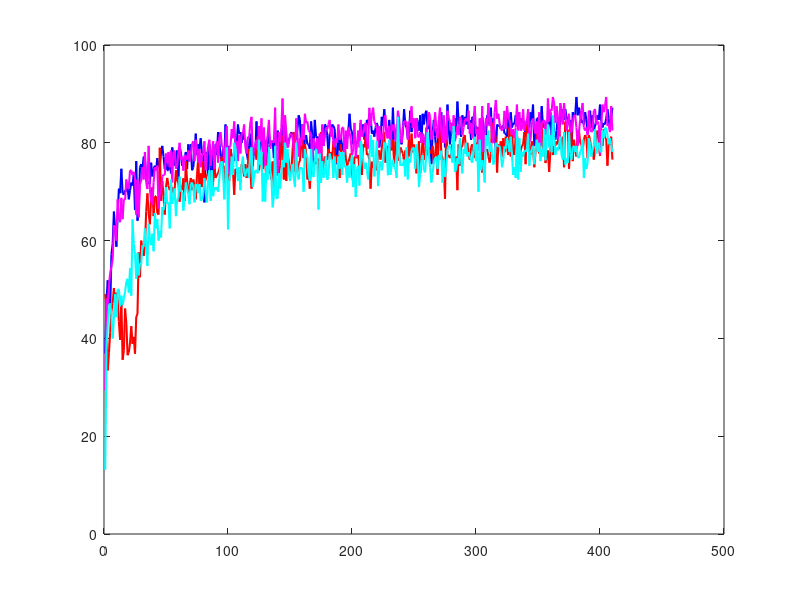

Source code (MATLAB): (Note: this script raises an error after producing the figure.)
clear all

% load data
load('OCT_accuracy_iid.mat')
% Baseline 1: CL
data_1 = OCT_accuracy_iid(:,1);
% Baseline 2: FL
data_2 = OCT_accuracy_iid(:,2);
% Sequential FedSL
data_3 = OCT_accuracy_iid(:,3);
% Parallel FedSL
data_4 = OCT_accuracy_iid(:,4);

% plot figure
figure

% draw curves with shadows
curve_1 = plot(data_1,'b-','Linewidth',1.5)
hold on
curve_2 = plot(data_2,'r-','Linewidth',1.5)
curve_3 = plot(data_3,'m-','Linewidth',1.5)
curve_4 = plot(data_4,'c-','Linewidth',1.5)

curve_1.Color(4) = 0.2;
curve_2.Color(4) = 0.2;
curve_3.Color(4) = 0.2;
curve_4.Color(4) = 0.2;

%%%%%%%%%%%%%%%%%%%%%%%%%%%%%

% draw mean curves
data_5 = average_data(data_1);
data_6 = average_data(data_2);
data_7 = average_data(data_3);
data_8 = average_data(data_4);

curve_5 = plot(data_5,'b-o','Linewidth',1.5,'MarkerIndices',[50 100 150 200 250 300 350])
hold on
curve_6 = plot(data_6,'r-v','Linewidth',1.5,'MarkerIndices',[50 100 150 200 250 300 350])
curve_7 = plot(data_7,'m-*','Linewidth',1.5,'MarkerIndices',[50 100 150 200 250 300 350])
curve_8 = plot(data_8,'c-s','Linewidth',1.5,'MarkerIndices',[50 100 150 200 250 300 350])

%%%%%%%%%%%%%%%%%%%%%%%%%%%%%

title('OCT Images: IID','FontWeight','normal')
xlabel('Training rounds')
ylabel('Prediction accuracy (%)')
set(gca,'FontName','Times New Roman','FontSize',14);
legend_1 = legend([curve_5 curve_6 curve_7 curve_8], ...
                  'Baseline 1: CL',...
                  'Baseline 2: FL',...
                  'Sequential FedSL',...
                  'Parallel FedSL',...
                  'Location','west');
set(legend_1,'FontSize',14);
xlim([0 400])
ylim([20 90])

%%%%%%%%%%%%%%%%%%%%%%%%%%%%%

% draw subfigure within a given position
axes('position',[0.51,0.2,0.37,0.45]);

% draw curves with shadows
curve_1 = plot(data_1,'b-','Linewidth',1.5)
hold on
curve_2 = plot(data_2,'r-','Linewidth',1.5)
curve_3 = plot(data_3,'m-','Linewidth',1.5)
curve_4 = plot(data_4,'c-','Linewidth',1.5)

curve_1.Color(4) = 0.2;
curve_2.Color(4) = 0.2;
curve_3.Color(4) = 0.2;
curve_4.Color(4) = 0.2;

% draw mean curves
curve_5 = plot(data_5,'b-o','Linewidth',1.5,'MarkerIndices',[1 10 20 40 60 80 100])
curve_6 = plot(data_6,'r-v','Linewidth',1.5,'MarkerIndices',[1 10 20 40 60 80 100])
curve_7 = plot(data_7,'m-*','Linewidth',1.5,'MarkerIndices',[1 10 20 40 60 80 100])
curve_8 = plot(data_8,'c-s','Linewidth',1.5,'MarkerIndices',[1 10 20 40 60 80 100])

title('')
xlabel('')
ylabel('')
xlim([0 100])
ylim([20 90])

function data_avg = average_data(x)
    K = 400;
    data_avg = zeros(K,1);
    for i = 1:K
        data_avg(i) = mean(x(i:i+3));
    end
end

